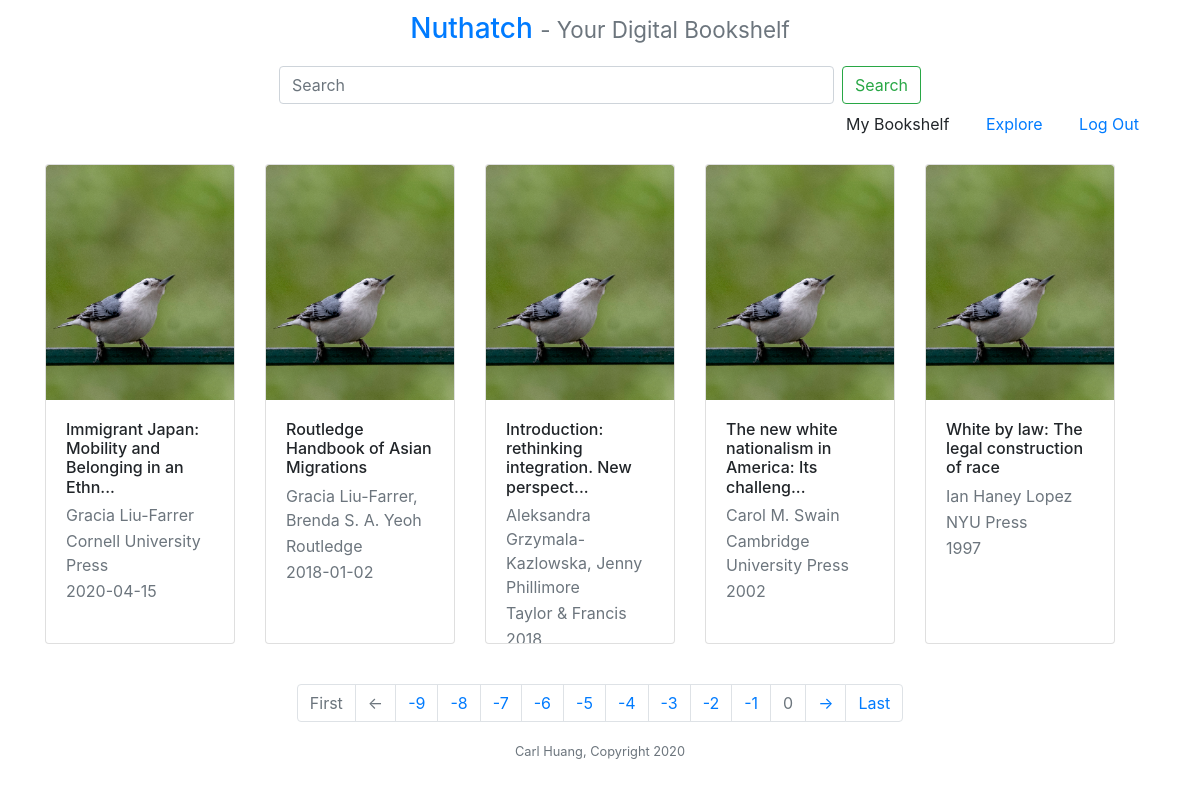
/bookshelf?page=0 (signed in), run on the app's committed database.
### models.py (models this page shows, shortened)
class Book(db.Model):
	id = db.Column(db.Integer, primary_key=True)
	zotero_key = db.Column(db.String(140))
	title = db.Column(db.String(140))
	author = db.Column(db.String(140))
	publisher = db.Column(db.String(140))
	language = db.Column(db.String(140))
	year = db.Column(db.Integer)
	isbn = db.Column(db.Integer)
	user_id = db.Column(db.Integer, db.ForeignKey('user.id'))
	timestamp = db.Column(db.DateTime, index=True, default=datetime.utcnow)

### app.py (the view)
@app.route('/bookshelf')
@login_required
def bookshelf():
    if current_user.zoter_api != '' and current_user.zotero_sync_version != '':
        page = request.args.get('page', 1, type=int)
        books = current_user.user_books().paginate(page ,app.config['POSTS_PER_PAGE'], False)
        return render_template('bookshelf.html', title='My Bookshelf',
            booklist=books.items,
            page=page,
            lastpage = (len(current_user.user_books().all())//app.config['POSTS_PER_PAGE'])+1)
    elif current_user.zoter_api != '':
        return redirect(url_for('sync'))
    else:
        flash('{}, you might want to complete Zotero authentication for your books to be displayed here!'.format(current_user.username))
    return render_template('bookshelf.html', title='Nuthatch')

### models.py (called while the page is built)
@login.user_loader
def load_user(id):
    return User.query.get(int(id))

	def user_books(self):
		return Book.query.filter(Book.user_id == self.username) # returns a query item for pagination

### templates/bookshelf.html (shortened to what this page needs)
{% extends "base.html" %}
{% block searchbar %}
<form class="form-inline my-2 my-lg-0 ml-auto justify-content-center"
  method="get"
  action="{{ url_for('search')}}">
  {% if keyword %}
        <input class="form-control mr-sm-2 col-6" type="search" placeholder=Search aria-label="Search" name="keyword" id="searchbox" value={{keyword}}>
    {% else %}
        <input class="form-control mr-sm-2 col-6" type="search" placeholder="Search" aria-label="Search" name="keyword" id="searchbox">
    {% endif %}
        <button class="btn btn-outline-success my-2 my-sm-0" type="submit">Search</button>
</form>
{% endblock%}
{% block app_content %}
	<div class="card-deck w-100">
	{% for book in booklist %}
		<div class="card" style="flex: 1 0 15%; overflow: hidden; margin-bottom: 5vh; width: 190px; max-width: 190px; min-width: 190px; height: 480px;">
		  <img class="card-img-top" src='../static/images/book-cover-1.jpg' alt="Card image cap" id={{ book.isbn }}>
		  <div class="card-body">
		  	<h6 class="card-title">
		  		{% if book.title|length < 50 %}
		  			{{ book.title}}
		  		{% else %}
		  		    {{ book.title[:50]  + '...' }}
		  		{% endif %}
		  	</h6>
			<p class="card-subtitle mb-2 text-muted">
				{% if book.author|length < 50 %}
		  			{{ book.author}}
		  		{% else %}
		  		    {{ book.author[:40]  + '...' }}
		  		{% endif %}
			</p>
			<p class="card-subtitle mb-2 text-muted">{{ book.publisher }}</p>
			<p class="card-subtitle mb-2 text-muted">{{ book.year }}</p>
		  </div>
		</div>
	{% endfor %}
	</div>
	<div class="footNav d-flex justify-content-center">
    {% if current_user.zotero_sync_version != '' %}
    <nav aria-label="Page navigation example">
	  <ul class="pagination">
	  	{% if page > 1 %}
	    	<li class="page-item"><a class="page-link" href={{url_for('bookshelf', page=1)}}>First</a></li>
	    	<li class="page-item"><a id='prev' class="page-link" href={{url_for('bookshelf', page=page-1)}}>←</a></li>
	    {% else %}
	    	<li class="page-item disabled"><a class="page-link" href={{url_for('bookshelf', page=1)}}>First</a></li>
	    	<li class="page-item disabled"><a class="page-link" href={{url_for('bookshelf', page=page-1)}}>←</a></li>
	    {% endif %}
	    {% for i in range((page-1)//10*10+1,(page-1)//10*10+11) %}
	    	{% if i <= lastpage %}
				{% if i != page %}
					<li class="page-item"><a class="page-link" href={{url_for('bookshelf', page=i)}}>{{i}}</a></li>
				{% else %}
					<li class="page-item disabled"><a class="page-link" href="#", page=i)}}>{{i}}</a></li>
				{% endif %}
			{% endif %}
		{% endfor %}
		{% if page < lastpage %}
		<li class="page-item"><a id='next' class="page-link" href={{url_for('bookshelf', page=page+1)}}>→</a></li>
	    <li class="page-item"><a class="page-link" href={{url_for('bookshelf', page=lastpage)}}>Last</a></li>
	    {% endif %}
		</ul>
	</nav>
	{% elif current_user.zoter_api == '' %}
	    <a href={{url_for('auth')}}>Start Authentication Now!</a>
	{% else %}
		<span>You are in a weird situation.</span>
	{% endif %}
{% endblock %}

### data on the page
Book: title "Immigrant Japan: Mobility and Belonging in an Ethn...", author "Gracia Liu-Farrer", publisher "Cornell University Press", year "2020-04-15"
Book: title "Routledge Handbook of Asian Migrations", author "Gracia Liu-Farrer, Brenda S. A. Yeoh", publisher "Routledge", year "2018-01-02"
Book: title "Introduction: rethinking integration. New perspect...", author "Aleksandra Grzymala-Kazlowska, Jenny Phillimore", publisher "Taylor & Francis", year "2018"
Book: title "The new white nationalism in America: Its challeng...", author "Carol M. Swain", publisher "Cambridge University Press", year "2002"
Book: title "White by law: The legal construction of race", author "Ian Haney Lopez", publisher "NYU Press", year "1997"

### other printed values
{{ i }} "-9" "-8" "-7" "-6" "-5" "-4" "-3" "-2" "-1"
{{ i }} "0"
